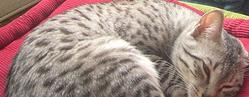
#> input picture Data set/Training/Model1 - Cat.jpg, 249 x 97 px; its folder holds 4 pictures in this run
$ python NN-SVM.py   (Python 2 division)   (older library calls are emulated)
#> lines starting #> are read from the running program, lines starting #| are printed output that depends on the picture; pictures that were not available may be replaced by others from this repository, and a replacement may not be noted

# coding: utf-8

# # Neural-Networks Project
#
# ## Introduction
# An essential part of the behavior of humans is their ability to recognize objects. Humans are able to recognize
# large numbers of other humans, letters, digits, and so on.
# The object recognition problem can be defined as a labeling problem based on models of known objects. Formally,
# given an image containing one or more objects of interest (and background) and a set of labels corresponding to a set
# of models known to the system, the system should assign correct labels to regions, or a set of regions, in the image.
#
# ## Objective
# The goal of this project is to build an object recognition system that can pick out and identify objects from an
# inputted camera image, as shown in Figure 1, based on the registered objects.
#
# ## System Architecture
#
# Input -> Features Extraction -> Classifier -> Voting -> Output
#
# ## Features Extraction
#
# - Use Scale Invariant Feature Transform (SIFT) algorithm [1] to extract features of an image.
# - SIFT describes image features that have many properties that make them suitable for matching differing images of an object or scene.
# - The features are invariant to image scaling and rotation, and partially invariant to change in illumination and 3D camera viewpoint.
# - An important aspect of this approach is that it generates large numbers of features that densely cover the image over the full range of scales and locations.
# - As shown in Figure 3, given an image, SIFT generates a set of keypoints, each keypoint consists of its location, scale, orientation, and a set of 128 descriptors.
# - Keypoints are the samples, and their features are the 128 element feature vector (descriptors) for each keypoint.
# - You can use the implementation of SIFT in VLFeat library [2] or in OpenCV [3].
#
# ## Requirments
#
# - The user must be able to insert an input (image) to the application, and the application has to identify objects on the inputted image.
# - Using the test images you will test your classifier. And find the performance of your classifier using the Overall Accuracy (OA) and Confusion Matrix.
# - A comparative study showing the difference in applying the three classification algorithms based on the six evaluation measures mentioned above. Thus, a report template will be provided to you for filling it.
# - Also, the report must be provided showing the different NN architectures and different parameters you used, and their effect on the training and testing results.
#
# ### Bouns
# Conduct a comparative study of different feature extraction algorithms such as SIFT, PCA-SIFT [5], and
# SURF [6] to show up their effects in improving classification performance of the project’s objective based
# on the six evaluation measures mentioned above. (A report template will be provided for that)

# ## How to use ipython-notebook?
# ipython notebook act as client to the server side that's running on your console write now
#
# the notebook has cells just like this one ... you can click on this cell to edit it after editing the cell whether it's a "markdown" cell or "code" cell you can "evaluate" or run the cell by pressing "shift+enter" or you can use the play button in the icon bar above
#
# you can know and change the type of the cell using the dropdown menu from the icon bar above
#
# you can evaluate each cell in any order you wish when a cell is not evaluated it has an empty brackets like this on it's left side "[]" when the code in this block is running or waiting to be executed the left side indicator will be "[\*]" after finishing executing the cell will have a number indicating it's order in execution "[1]" for first cell, "[2]" for the second ... etc
#
# you can use *TAB* key to auto-complete code
#
# you can add *?* then evaluate the cell to get the documentation for example: "np.array?"

# ### Step 01:
# listing the files of training and testing

# In[1]:

import os,sys
import numpy as np
import cv2
from os import listdir
from os.path import isfile, join
from sklearn import svm
from sklearn.cluster import KMeans

import warnings
warnings.filterwarnings("ignore")


TRAINING_PATH = "Data set/Training/"
TESTING_PATH = "Data set/Testing/"
TRAINING_FILES = [f for f in listdir(TRAINING_PATH) if isfile(join(TRAINING_PATH, f))]
TESTING_FILES = [f for f in listdir(TESTING_PATH) if isfile(join(TESTING_PATH, f))]


# ### Step 02:
# loading images and labels into dictionary

# In[2]:

Labels_Index = {
                "Cat":        np.array([1.0,0.0,0.0,0.0,0.0]),
                "Laptop":     np.array([0.0,1.0,0.0,0.0,0.0]),
                "Apple":      np.array([0.0,0.0,1.0,0.0,0.0]),
                "Car":        np.array([0.0,0.0,0.0,1.0,0.0]),
                "Helicopter": np.array([0.0,0.0,0.0,0.0,1.0])
                }

#given the word this function returns the onehot vector label
def getLabelIndex(word):
    if word in Labels_Index:
        return Labels_Index[word]
    else:
        return np.zeros(5)

#given the onehot vector label this function returns the word
def getLabelWord(index):
    for key in Labels_Index.keys():
        if np.argmax(index) == np.argmax(Labels_Index[key]):
            return key
    return ""

def getIndexWord(index):
    print index
    one_hot = np.array([0,0,0,0,0])
    one_hot[int(index)] = 1.0
    return getLabelWord(one_hot)


# In[3]:

#function given filename it returns a list of labels associated with this file
#it depend on filename that  contains the classes of this image
def getImageLabels(image_filename):
    result = []
    if image_filename.find("Cat") != -1:
        result.append(Labels_Index["Cat"])

    if image_filename.find("Laptop") != -1:
        result.append(Labels_Index["Laptop"])

    if image_filename.find("Apple") != -1:
        result.append(Labels_Index["Apple"])

    if image_filename.find("Car") != -1:
        result.append(Labels_Index["Car"])

    if image_filename.find("Helicopter") != -1:
        result.append(Labels_Index["Helicopter"])

    return result


# ### Data Layout:
# - Data = Dictionary or map of data
# - Key = File name
# - Value = Dictionary {"image": numpy array of image data, "labels": list of onehot vectors that represents the labels associated with this image
#
# ### How to Iterate over Data?
# ```
# for filename in TrainingData:
#         image = TrainingData[filename]["image"]
#         labels = TrainingData[filename]["labels"]
# ```

# In[4]:

#dictionary that contains the training data
TrainingData = {}
for image in TRAINING_FILES:
    image_filename = join(TRAINING_PATH, image)
    TrainingData[image_filename] = {"image": cv2.imread(image_filename),
                                     "labels": getImageLabels(image_filename)}
#> in getImageLabels, `result = []`: result = []
#dictionary that contains the testing data
TestingData = {}
for image in TESTING_FILES:
    image_filename = join(TESTING_PATH, image)
    TestingData[image_filename] = {"image": cv2.imread(image_filename),
                                    "labels": getImageLabels(image_filename)}


# Function to View the image given it's image matrix/data

# In[5]:

def view_image(img):
    cv2.startWindowThread()
    cv2.namedWindow("preview")
    cv2.imshow("preview" ,img)


# Get SIFT Features and a function to draw and view the features on the image

# In[6]:

SIFT = cv2.SIFT()
def getKeyPoints(img):
    return SIFT.detect(img,None)

def getKeyDescPoints(img):
    return SIFT.detectAndCompute(img, None)

def viewSIFTPoints(img,points):
    view_image(cv2.drawKeypoints(img,points))


# In[7]:

def logical_or_labels(labels):
    result = None
    for label in labels:
        if result is None:
            result = label
        else:
            result = np.logical_or(result, label).astype(float)
    return result


# In[8]:

SVM = svm.NuSVC(probability=True,decision_function_shape="ovr")
def train_SVM():
    all_descriptions = []
    all_labels = []
    for key in TrainingData.keys():
        img = TrainingData[key]["image"]
        img = cv2.Canny(img, 100, 200)
        points, descriptions = getKeyDescPoints(img)
        label = logical_or_labels(TrainingData[key]["labels"])
        descriptions = np.array(descriptions)
        all_descriptions.append(np.mean(descriptions, axis = 0))
        all_labels.append(np.argmax(label))
#> this loop made 4 passes
#> (key, label) on passes 1 to 4: ('Data set/Training/Model1 - Cat.jpg', [1, 0, 0, 0, 0]), ('Data set/Training/Model10 - Laptop.jpg', [0, 1, 0, 0, 0]), ('Data set/Training/Model11 - Apple.jpg', [0, 0, 1, 0, 0]), ('Data set/Training/Model12 - Apple.jpg', [0, 0, 1, 0, 0])
#> pass 1, in train_SVM, `img = cv2.Canny(img, 100, 200)`:
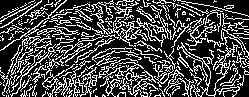
#> img: shape (97, 249); 28.4% white in thin lines or dots
#> pass 1, in train_SVM, `points, descriptions = getKeyDescPoints(img)`:
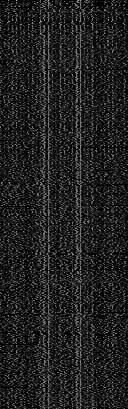
#> descriptions: shape (409, 128) float32; min 0, max 168, mean 32.7
#> pass 2, in train_SVM, `img = cv2.Canny(img, 100, 200)`:
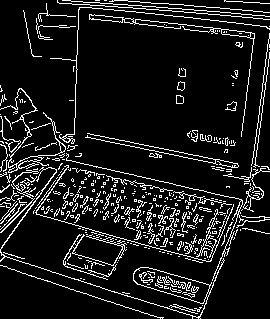
#> img: shape (319, 270); 10.5% white in thin lines or dots
#> pass 2, in train_SVM, `points, descriptions = getKeyDescPoints(img)`:
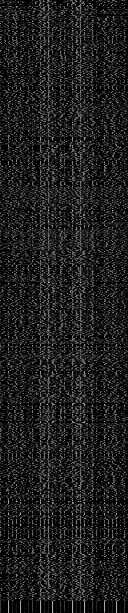
#> descriptions: shape (613, 128) float32; min 0, max 192, mean 30.3
#> after the loop:
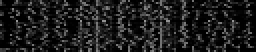
#> descriptions: shape (26, 128) float32 (shown 2 times larger); min 0, max 147, mean 28.9
#> after the loop:
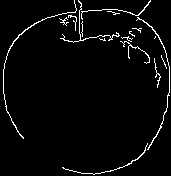
#> img: shape (176, 171); 3.3% white in thin lines or dots
#> after the loop, all_descriptions = 4 items; all_labels = [0, 1, 2, 2]

    SVM.fit(all_descriptions,all_labels)

    kmeans = KMeans(n_clusters=3)
    for key in TestingData.keys():
        org_img = TestingData[key]["image"]
        img = cv2.Canny(org_img, 100, 200)
        points, descriptions = getKeyDescPoints(img)
        all_points = [point.pt for point in points]
        kmeans.fit(all_points)
        clusters_indices = kmeans.predict(all_points)
        cluster_pts0 = []
        cluster_pts1 = []
        cluster_pts2 = []
        points0 = []
        points1 = []
        points2 = []
        desc0 = []
        desc1 = []
        desc2 = []
        clusters = [0,0,0]
        for i in xrange(len(clusters_indices)):
            clusters[clusters_indices[i]] += 1
            if clusters_indices[i] == 0:
                cluster_pts0.append(points[i])
                desc0.append(descriptions[i])
                points0.append(points[i].pt)
            elif clusters_indices[i] == 1:
                cluster_pts1.append(points[i])
                desc1.append(descriptions[i])
                points1.append(points[i].pt)
            elif clusters_indices[i] == 2:
                cluster_pts2.append(points[i])
                desc2.append(descriptions[i])
                points2.append(points[i].pt)

        points0 = np.array(points0)
        points1 = np.array(points1)
        points2 = np.array(points2)

        c1 = SVM.predict(np.mean(np.array(desc0), axis = 0))

        c2 = SVM.predict(np.mean(np.array(desc1), axis = 0))

        c3 = SVM.predict(np.mean(np.array(desc2), axis = 0))

        answer = {}
        answer[getIndexWord(c1[0])] = points0
        answer[getIndexWord(c2[0])] = points1
        answer[getIndexWord(c3[0])] = points2

        answer_image = org_img

        colors = [(255,0,0), (0,255,0), (0,0,255)]
        color_ix = 0
        print "answers: ", len(answer)
        for ans in answer.keys():
            min_pt = (100000, 100000)
            max_pt = (0, 0)
            for pt in answer[ans]:
                if pt[0] < min_pt[0] or pt[1] < min_pt[1]:
                    min_pt = pt
                elif pt[0] > max_pt[0] or pt[1] > max_pt[1]:
                    max_pt = pt
            cv2.rectangle(answer_image,(int(min_pt[0]), int(min_pt[1])), (int(max_pt[0]), int(max_pt[1])),colors[color_ix])
            cv2.putText(answer_image, ans, (int(min_pt[0]), int(min_pt[1])), cv2.FONT_HERSHEY_DUPLEX, 0.5, colors[color_ix])
            if color_ix == 0:
                print "Blue: ", ans
            elif color_ix == 1:
                print "Green: ", ans
            elif color_ix == 2:
                print "Red: ", ans

            color_ix += 1
            if color_ix > 2:
                color_ix = 0
        view_image(answer_image)
        raw_input("wait")
#> this loop made 1 pass
#> key on pass 1: 'Data set/Testing/Model1 - Cat.jpg'
#> org_img is the input picture: shape (97, 249, 3); mean B, G, R 130.4, 137.1, 163.8


# In[15]:

#> (the run stopped early here; a loop or call above may not have finished)
